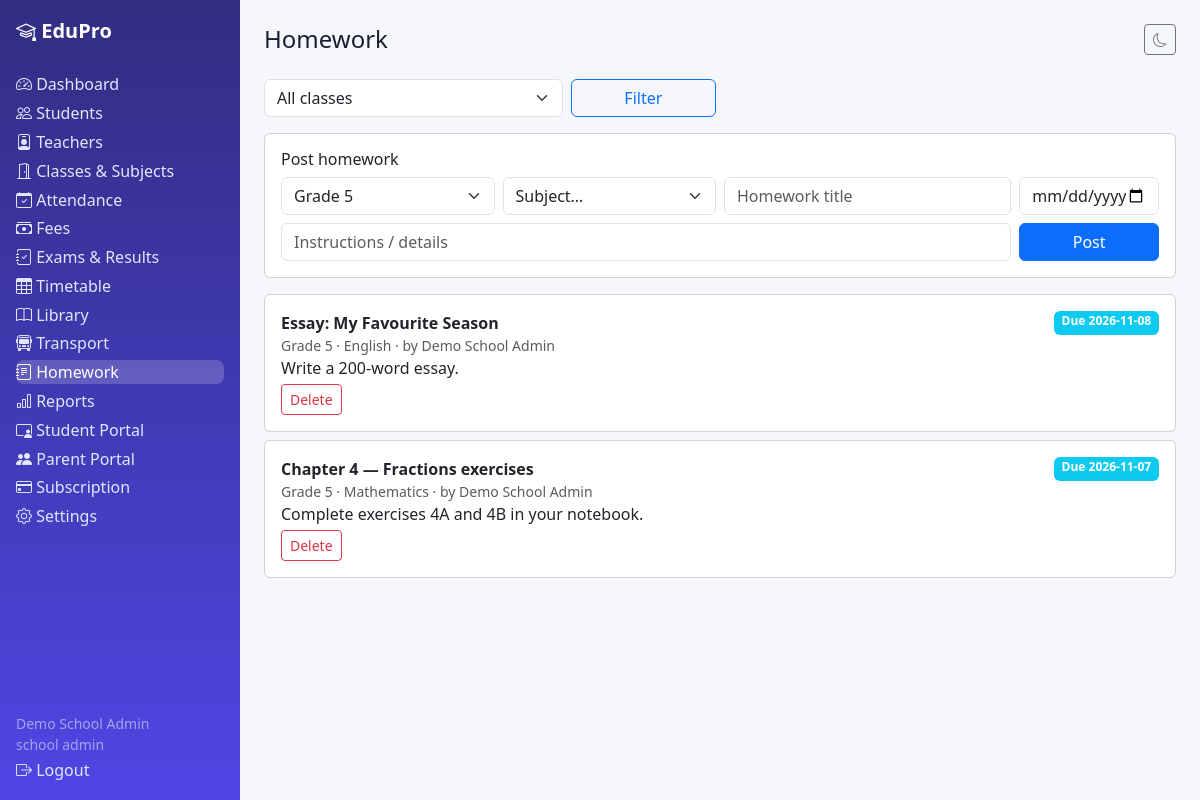
The app's page /homework.php (signed in) with its own data.
### tables this page shows
CREATE TABLE homework (id INT UNSIGNED AUTO_INCREMENT PRIMARY KEY, tenant_id INT UNSIGNED NOT NULL, class_id INT UNSIGNED NOT NULL, subject_id INT UNSIGNED NULL, teacher_id INT UNSIGNED NULL, title VARCHAR(190) NOT NULL, description TEXT NULL, due_date DATE NULL, created_at DATETIME NOT NULL DEFAULT CURRENT_TIMESTAMP, FOREIGN KEY(tenant_id) REFERENCES tenants(id) ON DELETE CASCADE, FOREIGN KEY(class_id) REFERENCES classes(id) ON DELETE CASCADE);

CREATE TABLE classes (id INT UNSIGNED AUTO_INCREMENT PRIMARY KEY, tenant_id INT UNSIGNED NOT NULL, name VARCHAR(80) NOT NULL, numeric_name INT NOT NULL DEFAULT 0, class_teacher_id INT UNSIGNED NULL, created_at DATETIME NOT NULL DEFAULT CURRENT_TIMESTAMP, INDEX idx_class_tenant(tenant_id), FOREIGN KEY(tenant_id) REFERENCES tenants(id) ON DELETE CASCADE, FOREIGN KEY(class_teacher_id) REFERENCES teachers(id) ON DELETE SET NULL);

CREATE TABLE subjects (id INT UNSIGNED AUTO_INCREMENT PRIMARY KEY, tenant_id INT UNSIGNED NOT NULL, class_id INT UNSIGNED NULL, name VARCHAR(80) NOT NULL, code VARCHAR(20) NULL, INDEX idx_subj_tenant(tenant_id), FOREIGN KEY(tenant_id) REFERENCES tenants(id) ON DELETE CASCADE, FOREIGN KEY(class_id) REFERENCES classes(id) ON DELETE SET NULL);

CREATE TABLE users (id INT UNSIGNED AUTO_INCREMENT PRIMARY KEY, tenant_id INT UNSIGNED NULL, name VARCHAR(120) NOT NULL, email VARCHAR(190) NOT NULL UNIQUE, password_hash VARCHAR(255) NOT NULL, role ENUM('super_admin','school_admin','principal','teacher','accountant','student','parent') NOT NULL DEFAULT 'teacher', status ENUM('active','suspended') NOT NULL DEFAULT 'active', two_factor_secret VARCHAR(120) NULL, remember_token VARCHAR(64) NULL, email_verified_at DATETIME NULL, last_login_at DATETIME NULL, created_at DATETIME NOT NULL DEFAULT CURRENT_TIMESTAMP, INDEX idx_users_tenant(tenant_id), CONSTRAINT fk_users_tenant FOREIGN KEY(tenant_id) REFERENCES tenants(id) ON DELETE CASCADE);

### includes/functions.php (called while the page is built, shortened)
<?php
function e(?string $v): string { return htmlspecialchars($v ?? '', ENT_QUOTES, 'UTF-8'); }
function current_user(): ?array { return $_SESSION['user'] ?? null; }
function tenant_id(): ?int { $u = current_user(); return isset($u['tenant_id']) && $u['tenant_id'] !== null ? (int)$u['tenant_id'] : null; }

### includes/auth.php (called while the page is built, shortened)
<?php
require_once __DIR__ . '/functions.php';
function require_login(string $loginUrl = null): array {
    $u = current_user();
    return $u;
}
function require_role(array $roles, string $loginUrl = null): array {
    $u = require_login($loginUrl);
    return $u;
}
function require_tenant(): int {
    $t = tenant_id();
    return $t;
}

### homework.php (the view, shortened to what this page needs)
<?php require_once __DIR__ . '/includes/auth.php'; $user=require_role(['school_admin','principal','teacher','accountant','student','parent']); $pdo=db(); $tid=require_tenant();
$classes=$pdo->query("SELECT * FROM classes WHERE tenant_id=$tid ORDER BY numeric_name")->fetchAll();
$subjects=$pdo->query("SELECT * FROM subjects WHERE tenant_id=$tid ORDER BY name")->fetchAll();
$classF=(int)($_GET['class_id']??0); $where='h.tenant_id=?'; $args=[$tid]; if($classF){$where.=' AND h.class_id=?';$args[]=$classF;}
$s=$pdo->prepare("SELECT h.*,c.name class_name,sub.name subject_name,u.name teacher_name FROM homework h JOIN classes c ON c.id=h.class_id LEFT JOIN subjects sub ON sub.id=h.subject_id LEFT JOIN users u ON u.id=h.teacher_id WHERE $where ORDER BY h.due_date DESC,h.id DESC"); $s->execute($args); $rows=$s->fetchAll();
include __DIR__ . '/includes/header.php'; ?>
<form class="row g-2 mb-3" method="get"><div class="col-md-4"><select class="form-select" name="class_id"><option value="0">All classes</option></select></div><div class="col-md-2"><button class="btn btn-outline-primary w-100">Filter</button></div></form>
<?php if(in_array($user['role'],['school_admin','principal','teacher'],true)): ?><div class="card p-3 mb-3"><h6>Post homework</h6><form method="post" class="row g-2"><?= csrf_field() ?>
<div class="col-md-3"><select class="form-select" name="class_id" required><?php foreach($classes as $c): ?><option value="<?= $c['id'] ?>"><?= e($c['name']) ?></option><?php endforeach; ?></select></div>
<div class="col-md-3"><select class="form-select" name="subject_id"><option value="">Subject…</option><?php foreach($subjects as $sub): ?><option value="<?= $sub['id'] ?>"><?= e($sub['name']) ?></option><?php endforeach; ?></select></div>
<div class="col-md-4"><input class="form-control" name="title" placeholder="Homework title" required></div>
<div class="col-md-2"><input class="form-control" type="date" name="due_date"></div>
<div class="col-md-10"><input class="form-control" name="description" placeholder="Instructions / details"></div>
<div class="col-md-2"><button class="btn btn-primary w-100">Post</button></div></form></div><?php endif; ?>
<?php foreach($rows as $r): ?><div class="card p-3 mb-2"><div class="d-flex justify-content-between"><strong><?= e($r['title']) ?></strong><span class="badge bg-info">Due <?= e($r['due_date']??'—') ?></span></div>
<div class="small text-muted"><?= e($r['class_name']) ?> · <?= e($r['subject_name']??'') ?> · by <?= e($r['teacher_name']??'') ?></div><p class="mb-0"><?= e($r['description']??'') ?></p>
<?php if(in_array($user['role'],['school_admin','principal','teacher'],true)): ?><form method="post" class="mt-1"><button class="btn btn-sm btn-outline-danger">Delete</button></form><?php endif; ?></div><?php endforeach; ?>
<?php include __DIR__ . '/includes/footer.php'; ?>

### assets/css/style.css (style rules this page uses)
:root { --brand:#4f46e5;--bg:#f6f7fb;--card:#fff;--text:#172033 }
body { background:var(--bg);color:var(--text);font-family:system-ui,-apple-system,"Segoe UI",Roboto,sans-serif }

### records on screen
homework: title "Essay: My Favourite Season", due_date "2026-11-08", class.name "Grade 5", subject.name "English", users.name "Demo School Admin", description "Write a 200-word essay."
homework: title "Chapter 4 — Fractions exercises", due_date "2026-11-07", class.name "Grade 5", subject.name "Mathematics", users.name "Demo School Admin", description "Complete exercises 4A and 4B in your notebook."

### other values on screen
$l "Dashboard"
$l "Students"
$l "Teachers"
$l "Classes & Subjects"
$l "Attendance"
$l "Fees"
$l "Exams & Results"
$l "Timetable"
$l "Library"
$l "Transport"
$l "Homework"
$l "Reports"
$l "Student Portal"
$l "Parent Portal"
$l "Subscription"
